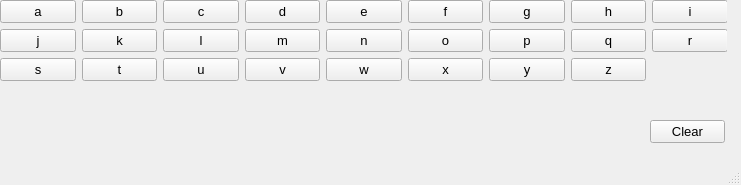
<?xml version="1.0" encoding="UTF-8"?>
<ui version="4.0">
 <class>MainWindow</class>
 <widget class="QMainWindow" name="MainWindow">
  <property name="geometry">
   <rect>
    <x>0</x>
    <y>0</y>
    <width>741</width>
    <height>185</height>
   </rect>
  </property>
  <property name="windowTitle">
   <string>MainWindow</string>
  </property>
  <widget class="QWidget" name="centralwidget">
   <widget class="QWidget" name="verticalLayoutWidget">
    <property name="geometry">
     <rect>
      <x>0</x>
      <y>0</y>
      <width>727</width>
      <height>117</height>
     </rect>
    </property>
    <layout class="QVBoxLayout" name="verticalLayout">
     <item>
      <layout class="QGridLayout" name="gridLayout">
       <property name="sizeConstraint">
        <enum>QLayout::SetFixedSize</enum>
       </property>
       <item row="2" column="1">
        <widget class="QPushButton" name="btn11">
         <property name="font">
          <font>
           <pointsize>10</pointsize>
          </font>
         </property>
         <property name="text">
          <string>k</string>
         </property>
        </widget>
       </item>
       <item row="3" column="0">
        <widget class="QPushButton" name="btn19">
         <property name="font">
          <font>
           <pointsize>10</pointsize>
          </font>
         </property>
         <property name="text">
          <string>s</string>
         </property>
        </widget>
       </item>
       <item row="0" column="4">
        <widget class="QPushButton" name="btn5">
         <property name="font">
          <font>
           <pointsize>10</pointsize>
          </font>
         </property>
         <property name="text">
          <string>e</string>
         </property>
        </widget>
       </item>
       <item row="0" column="3">
        <widget class="QPushButton" name="btn4">
         <property name="font">
          <font>
           <pointsize>10</pointsize>
          </font>
         </property>
         <property name="text">
          <string>d</string>
         </property>
        </widget>
       </item>
       <item row="0" column="5">
        <widget class="QPushButton" name="btn6">
         <property name="font">
          <font>
           <pointsize>10</pointsize>
          </font>
         </property>
         <property name="text">
          <string>f</string>
         </property>
        </widget>
       </item>
       <item row="0" column="1">
        <widget class="QPushButton" name="btn2">
         <property name="font">
          <font>
           <pointsize>10</pointsize>
          </font>
         </property>
         <property name="text">
          <string>b</string>
         </property>
        </widget>
       </item>
       <item row="0" column="2">
        <widget class="QPushButton" name="btn3">
         <property name="font">
          <font>
           <pointsize>10</pointsize>
          </font>
         </property>
         <property name="text">
          <string>c</string>
         </property>
        </widget>
       </item>
       <item row="0" column="7">
        <widget class="QPushButton" name="btn8">
         <property name="font">
          <font>
           <pointsize>10</pointsize>
          </font>
         </property>
         <property name="text">
          <string>h</string>
         </property>
        </widget>
       </item>
       <item row="2" column="6">
        <widget class="QPushButton" name="btn16">
         <property name="font">
          <font>
           <pointsize>10</pointsize>
          </font>
         </property>
         <property name="text">
          <string>p</string>
         </property>
        </widget>
       </item>
       <item row="0" column="0">
        <widget class="QPushButton" name="btn1">
         <property name="enabled">
          <bool>true</bool>
         </property>
         <property name="font">
          <font>
           <pointsize>10</pointsize>
          </font>
         </property>
         <property name="text">
          <string>a</string>
         </property>
        </widget>
       </item>
       <item row="3" column="2">
        <widget class="QPushButton" name="btn21">
         <property name="font">
          <font>
           <pointsize>10</pointsize>
          </font>
         </property>
         <property name="text">
          <string>u</string>
         </property>
        </widget>
       </item>
       <item row="3" column="4">
        <widget class="QPushButton" name="btn23">
         <property name="font">
          <font>
           <pointsize>10</pointsize>
          </font>
         </property>
         <property name="text">
          <string>w</string>
         </property>
        </widget>
       </item>
       <item row="2" column="0">
        <widget class="QPushButton" name="btn10">
         <property name="font">
          <font>
           <pointsize>10</pointsize>
          </font>
         </property>
         <property name="text">
          <string>j</string>
         </property>
        </widget>
       </item>
       <item row="3" column="3">
        <widget class="QPushButton" name="btn22">
         <property name="font">
          <font>
           <pointsize>10</pointsize>
          </font>
         </property>
         <property name="text">
          <string>v</string>
         </property>
        </widget>
       </item>
       <item row="3" column="1">
        <widget class="QPushButton" name="btn20">
         <property name="font">
          <font>
           <pointsize>10</pointsize>
          </font>
         </property>
         <property name="text">
          <string>t</string>
         </property>
        </widget>
       </item>
       <item row="3" column="5">
        <widget class="QPushButton" name="btn24">
         <property name="font">
          <font>
           <pointsize>10</pointsize>
          </font>
         </property>
         <property name="text">
          <string>x</string>
         </property>
        </widget>
       </item>
       <item row="0" column="6">
        <widget class="QPushButton" name="btn7">
         <property name="font">
          <font>
           <pointsize>10</pointsize>
          </font>
         </property>
         <property name="text">
          <string>g</string>
         </property>
        </widget>
       </item>
       <item row="3" column="7">
        <widget class="QPushButton" name="btn26">
         <property name="font">
          <font>
           <pointsize>10</pointsize>
          </font>
         </property>
         <property name="text">
          <string>z</string>
         </property>
        </widget>
       </item>
       <item row="3" column="6">
        <widget class="QPushButton" name="btn25">
         <property name="font">
          <font>
           <pointsize>10</pointsize>
          </font>
         </property>
         <property name="text">
          <string>y</string>
         </property>
        </widget>
       </item>
       <item row="2" column="7">
        <widget class="QPushButton" name="btn17">
         <property name="font">
          <font>
           <pointsize>10</pointsize>
          </font>
         </property>
         <property name="text">
          <string>q</string>
         </property>
        </widget>
       </item>
       <item row="2" column="5">
        <widget class="QPushButton" name="btn15">
         <property name="font">
          <font>
           <pointsize>10</pointsize>
          </font>
         </property>
         <property name="text">
          <string>o</string>
         </property>
        </widget>
       </item>
       <item row="2" column="4">
        <widget class="QPushButton" name="btn14">
         <property name="font">
          <font>
           <pointsize>10</pointsize>
          </font>
         </property>
         <property name="text">
          <string>n</string>
         </property>
        </widget>
       </item>
       <item row="2" column="3">
        <widget class="QPushButton" name="btn13">
         <property name="font">
          <font>
           <pointsize>10</pointsize>
          </font>
         </property>
         <property name="text">
          <string>m</string>
         </property>
        </widget>
       </item>
       <item row="2" column="2">
        <widget class="QPushButton" name="btn12">
         <property name="font">
          <font>
           <pointsize>10</pointsize>
          </font>
         </property>
         <property name="text">
          <string>l</string>
         </property>
        </widget>
       </item>
       <item row="0" column="9">
        <widget class="QPushButton" name="btn9">
         <property name="font">
          <font>
           <pointsize>10</pointsize>
          </font>
         </property>
         <property name="text">
          <string>i</string>
         </property>
        </widget>
       </item>
       <item row="2" column="9">
        <widget class="QPushButton" name="btn18">
         <property name="font">
          <font>
           <pointsize>10</pointsize>
          </font>
         </property>
         <property name="text">
          <string>r</string>
         </property>
        </widget>
       </item>
      </layout>
     </item>
     <item>
      <widget class="QLabel" name="result">
       <property name="font">
        <font>
         <pointsize>14</pointsize>
        </font>
       </property>
       <property name="text">
        <string/>
       </property>
      </widget>
     </item>
    </layout>
   </widget>
   <widget class="QPushButton" name="clear">
    <property name="geometry">
     <rect>
      <x>650</x>
      <y>120</y>
      <width>75</width>
      <height>23</height>
     </rect>
    </property>
    <property name="font">
     <font>
      <pointsize>10</pointsize>
     </font>
    </property>
    <property name="text">
     <string>Clear</string>
    </property>
   </widget>
  </widget>
  <widget class="QMenuBar" name="menubar">
   <property name="geometry">
    <rect>
     <x>0</x>
     <y>0</y>
     <width>741</width>
     <height>21</height>
    </rect>
   </property>
  </widget>
  <widget class="QStatusBar" name="statusbar"/>
 </widget>
 <resources/>
 <connections/>
</ui> 
